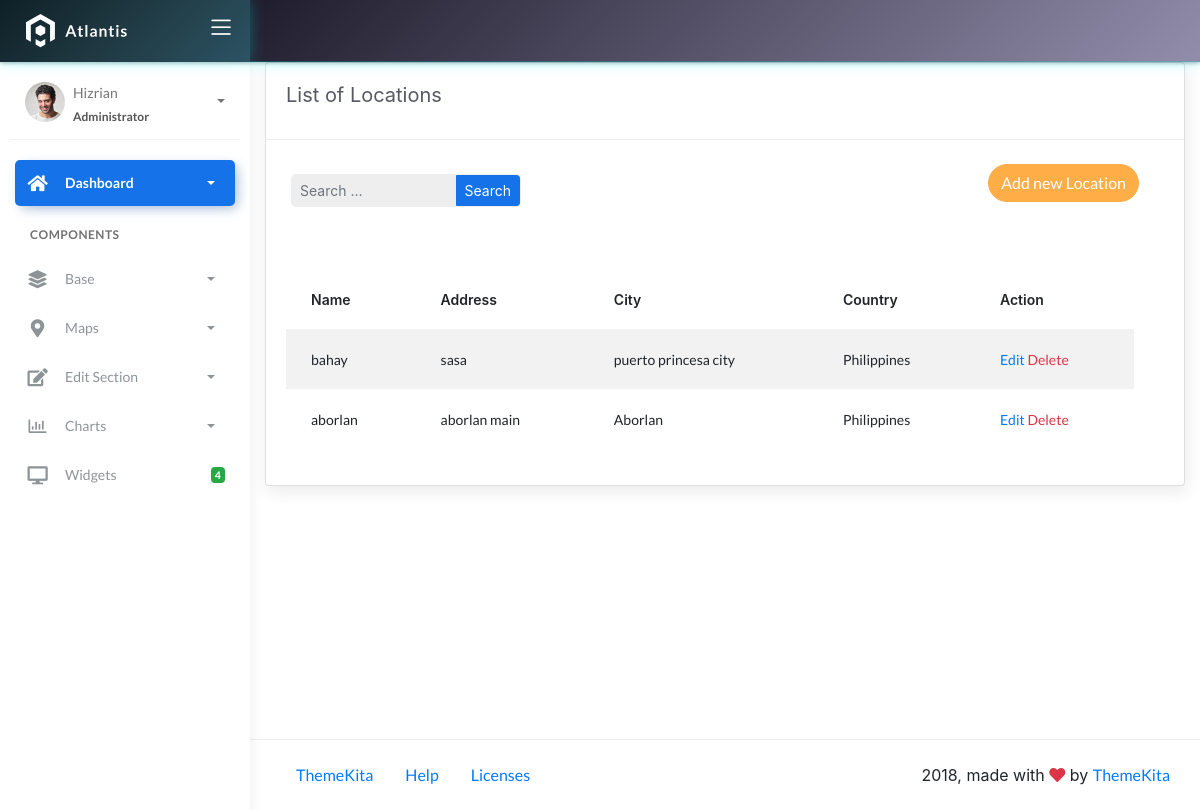
Page /locations/ on the earlier database version.
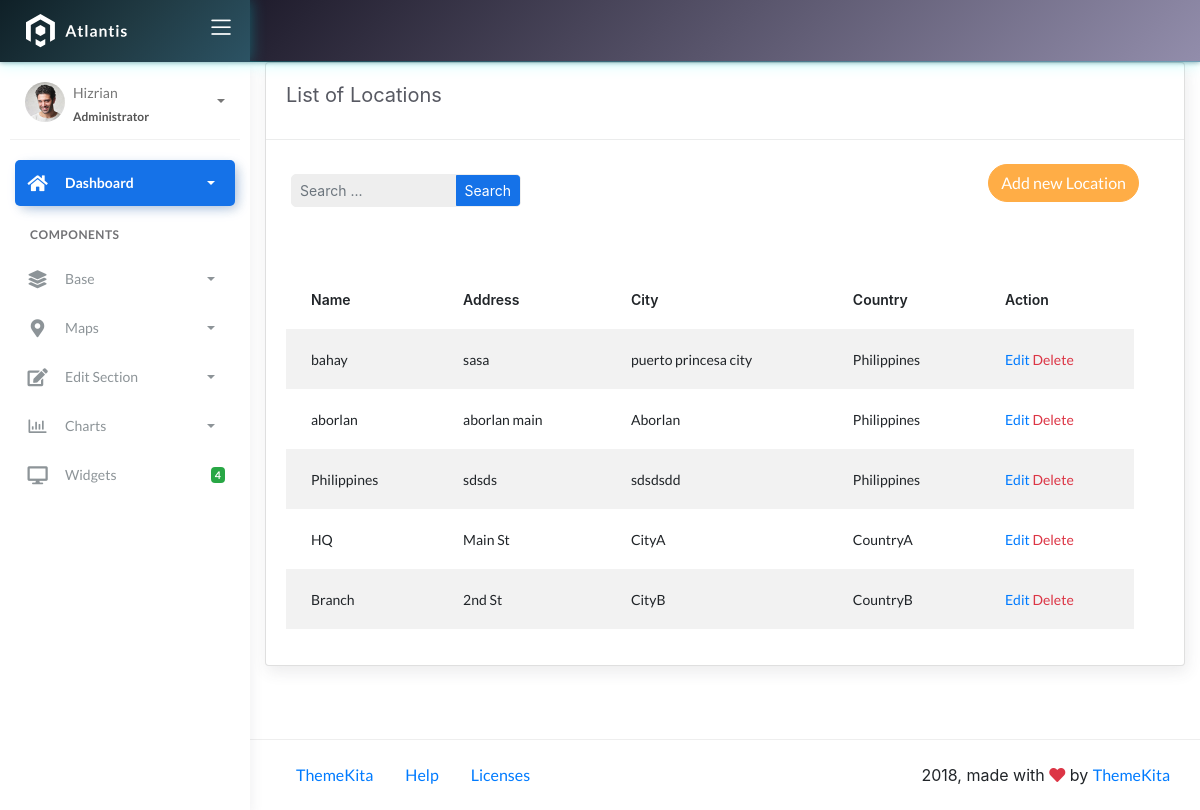
Same page on the later database version.
### fire/models.py (models this page shows)
class BaseModel(models.Model):
    created_at = models.DateTimeField(auto_now_add=True, db_index=True)
    updated_at = models.DateTimeField(auto_now=True)
    class Meta:
        abstract = True

class Locations(BaseModel):
    name = models.CharField(max_length=150)
    latitude = models.DecimalField(
        max_digits=22, decimal_places=16, null=True, blank=True)
    longitude = models.DecimalField(
        max_digits=22, decimal_places=16, null=True, blank=True)
    address = models.CharField(max_length=150)
    city = models.CharField(max_length=150)
    country = models.CharField(max_length=150)

### fire/views.py (the view, shortened to what this page needs)
# urls.py: path('locations/', LocationListView.as_view(), name='location-list'),
class LocationListView(ListView):
    model = Locations
    template_name = 'location_list.html'
    context_object_name = 'object_list'
    paginate_by = 10
    def get_queryset(self, *args, **kwargs):
        qs = super().get_queryset(*args, **kwargs)
        query = self.request.GET.get("q")
        return qs

### templates/location_list.html (shortened to what this page needs)
{% extends 'base.html' %}
{% load static %}
{% block content %}
<div class="content">
  <div class="container-fluid">
     <div class="row">
      <div class="col-md-12">
        <div class="card">
         <div class="card-header">
           <div class="card-title">List of Locations</div>
        </div>
        <div class="col-md-12 row">
          <div class="col-md-4">
            <form class="navbar-left navbar-form nav-search mr-md-3" action="{% url 'location-list' %}">
              <div class="form-group">
                <div class="input-group">
                  <input type="text" id="search" placeholder="Search ..." class="form-control form-control-sm" name="q" />
                  <div class="input-group-append">
                    <button class="btn btn-sm btn-primary" type="submit">Search</button>
                  </div>
                </div>
              </div>
            </form>
          </div>
        <div class="col-md-2">
         </div>
            <div class="col-md-6">
              <div class="pull-right"> <a href="{% url 'location-add' %}" class="btn btn-warning btn-rounded">Add new Location</a>
        </div>
        </div>
        <div class="card-body">
        <table class="table table-striped mt-3">
        <thead>
            <tr>
              <th scope="col">Name</th>
              <th scope="col">Address</th>
              <th scope="col">City</th>
              <th scope="col">Country</th>
              <th scope="col">Action</th>
            </tr>
            </thead>
            <tbody>
              {% for object in object_list %}
              <tr>
                <td>{{ object.name }}</td>
                <td>{{ object.address }}</td>
                <td>{{ object.city }}</td>
                <td>{{ object.country }}</td>
                <td>
                    <a href="{% url 'location-update' object.id %}">Edit</a>
                    <a href="{% url 'location-delete' object.id %}" class="text-danger">Delete</a>
                </td>
              </tr>
              {% empty %}
              <tr>
                <td colspan="5" style="text-align: center">
                <p class="text-sm font-weight-bold mb-0">No Records Found.</p>
                </td>
            </tr>
              {% endfor %}
              </tbody>
            </table>
           </div>
          </div>
        </div>
      </div>
    </div>
</div>
{% endblock %}

### templates/base.html (shortened to what this page needs)
{% load static %}
<!DOCTYPE html>
<html lang="en">
  <head>
    <link rel="stylesheet" href="{% static 'css/bootstrap.min.css' %}" />
    <link rel="stylesheet" href="{% static 'css/atlantis.min.css' %}" />
    <link rel="stylesheet" href="{% static 'css/demo.css' %}" />
    <link rel="stylesheet" href="https://stackpath.bootstrapcdn.com/bootstrap/4.5.2/css/bootstrap.min.css">
    <link rel="stylesheet" href="https://cdnjs.cloudflare.com/ajax/libs/font-awesome/5.15.4/css/all.min.css">
  </head>
  <body>
    <div class="wrapper">
      <div class="main-header">
        <div class="logo-header" style="background: linear-gradient(135deg, #0f2027, #203a43, #2c5364); box-shadow: 0 0 15px rgba(0, 255, 255, 0.3);">
          <a href="index.html" class="logo">
            <img src="{% static 'img/logo.svg' %}" alt="navbar brand" class="navbar-brand" />
          </a>
          <div class="nav-toggle">
            <button class="btn btn-toggle toggle-sidebar">
              <i class="icon-menu"></i>
            </button>
          </div>
        </div>
        <nav class="navbar navbar-header navbar-expand-lg"
        style="background: linear-gradient(135deg, #1f1c2c, #928dab);
               box-shadow: 0 0 15px rgba(0, 255, 255, 0.3);
               border-bottom: 1px solid rgba(0, 255, 255, 0.2);
               padding: 0.5rem 1rem;">
        </nav>
      </div>
      <div class="sidebar sidebar-style-2">
        <div class="sidebar-wrapper scrollbar scrollbar-inner">
          <div class="sidebar-content">
            <div class="user">
              <div class="avatar-sm float-left mr-2">
                <img src="{% static 'img/profile.jpg' %}" alt="..." class="avatar-img rounded-circle" />
              </div>
              <div class="info">
                <a data-toggle="collapse" href="#collapseExample" aria-expanded="true">
                  <span>
                    Hizrian
                    <span class="user-level">Administrator</span>
                    <span class="caret"></span>
                  </span>
                </a>
              </div>
            </div>
            <ul class="nav nav-primary">
              <li class="nav-item active">
                <a data-toggle="collapse" href="#dashboard" class="collapsed" aria-expanded="false">
                  <i class="fas fa-home"></i>
                  <p>Dashboard</p>
                  <span class="caret"></span>
                </a>
              </li>
              <li class="nav-section">
                <h4 class="text-section">Components</h4>
              </li>
              <li class="nav-item">
                <a data-toggle="collapse" href="#base">
                  <i class="fas fa-layer-group"></i>
                  <p>Base</p>
                  <span class="caret"></span>
                </a>
              </li>
              <li class="nav-item">
                <a data-toggle="collapse" href="#maps">
                  <i class="fas fa-map-marker-alt"></i>
                  <p>Maps</p>
                  <span class="caret"></span>
                </a>
              </li>
              <li class="nav-item">
                <a data-toggle="collapse" href="#edit">
                  <i class="fas fa-edit"></i>
                  <p>Edit Section</p>
                  <span class="caret"></span>
                </a>
              </li>
              <li class="nav-item">
                <a data-toggle="collapse" href="#charts">
                  <i class="far fa-chart-bar"></i>
                  <p>Charts</p>
                  <span class="caret"></span>
                </a>
              </li>
              <li class="nav-item">
                <a href="widgets.html">
                  <i class="fas fa-desktop"></i>
                  <p>Widgets</p>
                  <span class="badge badge-success">4</span>
                </a>
              </li>
            </ul>
          </div>
        </div>
      </div>
      <div class="main-panel">
        <div class="content">
          {% block content %}
          {% endblock %}
          </div>
        </div>
        <footer class="footer">
          <div class="container-fluid">
            <nav class="pull-left">
              <ul class="nav">
                <li class="nav-item">
                  <a class="nav-link" href="https://www.themekita.com"> ThemeKita </a>
                </li>
                <li class="nav-item">
                  <a class="nav-link" href="#"> Help </a>
                </li>
                <li class="nav-item">
                  <a class="nav-link" href="#"> Licenses </a>
                </li>
              </ul>
            </nav>
            <div class="copyright ml-auto">2018, made with <i class="fa fa-heart heart text-danger"></i> by <a href="https://www.themekita.com">ThemeKita</a></div>
          </div>
        </footer>
      </div>
    </div>
</body>
</html>

Differences in the rows shown:
added Locations: name "Philippines", address "sdsds", city "sdsdsdd", country "Philippines"
added Locations: name "HQ", address "Main St", city "CityA", country "CountryA"
added Locations: name "Branch", address "2nd St", city "CityB", country "CountryB"
